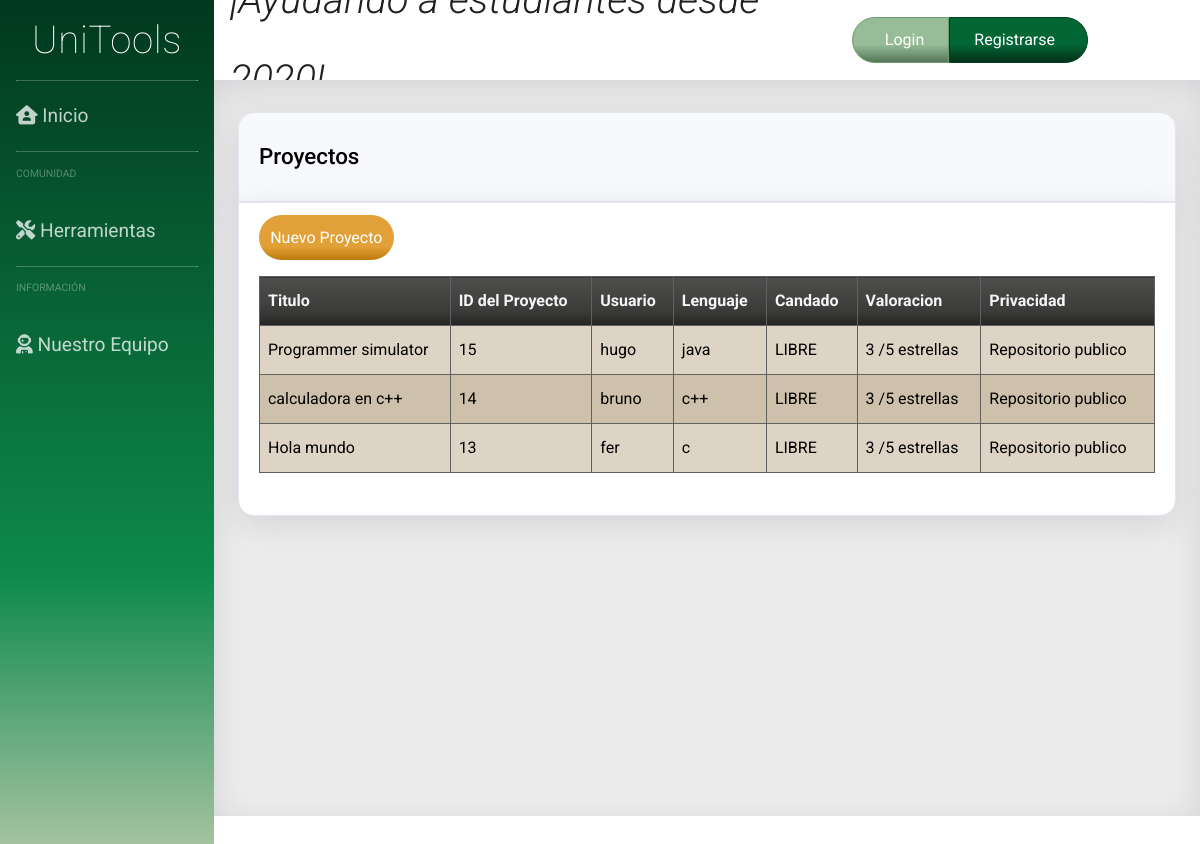
The page /proyectos.php on the database as committed earlier.
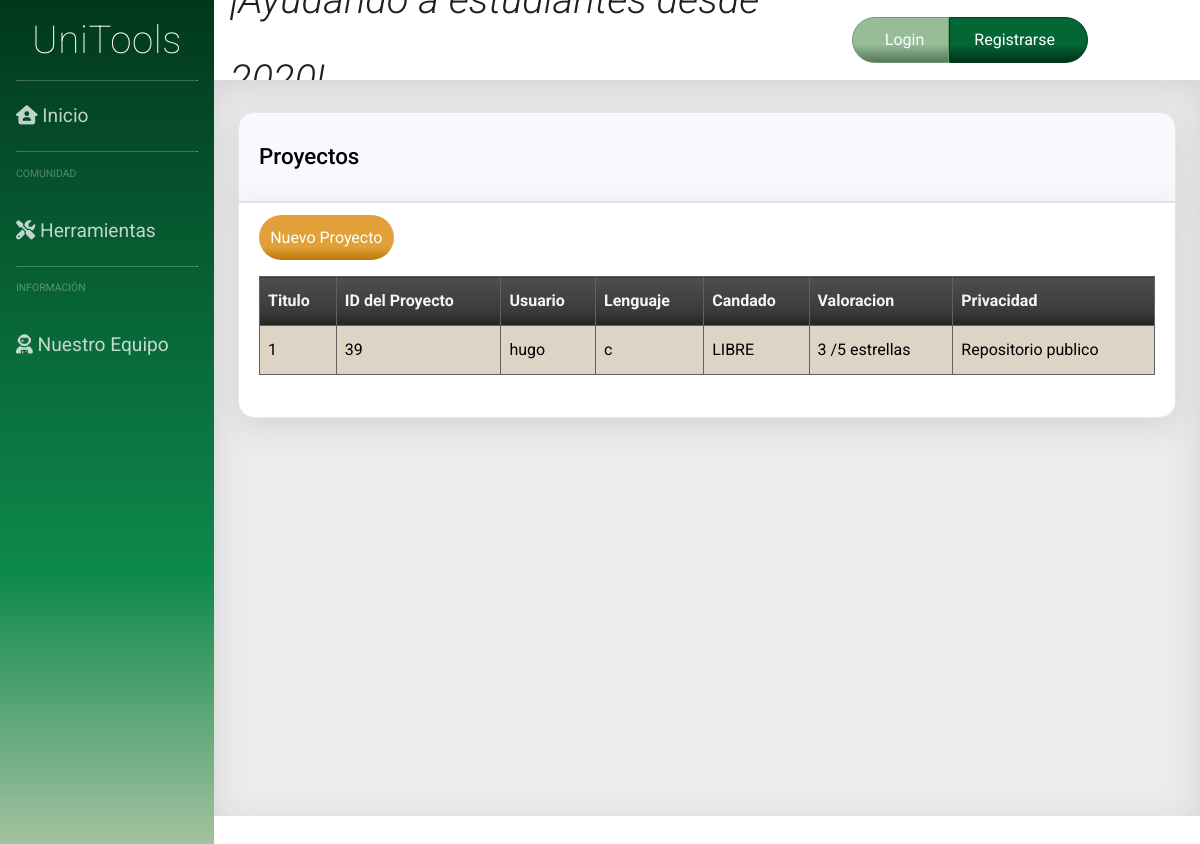
The same page on the database as committed later.
### tables this page shows
CREATE TABLE `project` (
  `id` int(11) NOT NULL,
  `titulo` varchar(100) NOT NULL,
  `candado` tinyint(1) NOT NULL,
  `userId` int(11) NOT NULL,
  `estrellas` int(11) NOT NULL,
  `privado` tinyint(1) NOT NULL,
  `lenguaje` varchar(50) NOT NULL,
  `contenido` varchar(200) NOT NULL
);

CREATE TABLE `user` (
  `id_user` int(11) NOT NULL,
  `email` varchar(50) NOT NULL,
  `password` varchar(255) NOT NULL,
  `username` varchar(30) NOT NULL,
  `premium` tinyint(1) NOT NULL,
  `admin` tinyint(1) NOT NULL,
  `name` text NOT NULL,
  `aboutMe` text NOT NULL
);

### dao/project_class.php (called while the page is built, shortened)
<?php
class TOUproject {
	private $id;
	private $user;
	private $titulo;
	private $lenguaje;
  	private $candado;
	private $estrellas;
  function __construct($id='',$user='',$titulo='',$contenido='',$lenguaje='',$privado='',$candado='',$estrellas='')
  {
    $this->id = $id;
    $this->user = $user;
    $this->titulo = $titulo;
    $this->lenguaje = $lenguaje;
    $this->candado = $candado;
    $this->estrellas = $estrellas;
  }
  public function get_id(){
		return $this->id;
	}
	public function get_user(){
		return $this->user;
	}
	public function get_titulo(){
		return $this->titulo;
	}
	public function get_lenguaje(){
		return $this->lenguaje;
	}
  public function get_candado(){
		return $this->candado;
	}
  public function get_estrellas(){
		return $this->estrellas;
	}
 }

### dao/DAO.php (called while the page is built, shortened)
<?php
class DAO {
	public $conn;
	public function __construct() {
		if (!$this->conn){
			if(isset($_SESSION['admin']) && $_SESSION['admin']){
				$this->conn = mysqli_connect("localhost", "root", "", "unitoolsdb");
			}else{
				$this->conn = mysqli_connect("localhost", "Usuario", "User", "unitoolsdb");
			}
		}
	}
	public function ejecutarConsulta($query){
		$result = mysqli_query($this->conn, $query) or die($this->conn->error);
        $array = mysqli_fetch_assoc($result);
		return $array;
	}
	public function devolverConsulta($query){
		$result = mysqli_query($this->conn, $query) or die($this->conn->error);
		return $result;
	}
}
?>

### dao/dao_project.php (called while the page is built, shortened)
<?php
include_once('DAO.php');
include_once('project_class.php');
class DAOproject extends DAO {
  public function show_all_data(){
		$sql = sprintf("SELECT * FROM project ORDER BY id DESC");
		$query = $this->devolverConsulta($sql);
        $array = [];
        while($result = mysqli_fetch_assoc($query)){
            $proj = new TOUproject($result['id'],
            $result['userId'], $result['titulo'], $result['contenido'],
             $result['lenguaje'], $result['privado'],$result['candado'],$result['estrellas']);
            array_push($array, $proj);
        }
		return $array;
  }
}

### dao/dao_user.php (called while the page is built, shortened)
<?php
include_once('DAO.php');
include_once('user_class.php');
class DAOUsuario extends DAO {
	public function search_userId($userId){
		$sql = sprintf("SELECT * FROM user WHERE id_User = $userId");
		if (!$this->ejecutarConsulta($sql))
			return null;
		else
		{
			$result = $this->ejecutarConsulta($sql);
			$user = new TOUser($result['id_user'],$result['email'],$result['password'],$result['username'],$result['premium'], $result['admin'], $result['name'], $result['aboutMe']);
			return $user;
		}
	}
}
?>

### dao/user_class.php (called while the page is built, shortened)
<?php
class TOUser {
	private $user_name;
	function __construct($userId='',$email='',$password='',$user_name='',$premium='', $admin='', $name='', $aboutMe=''){
		$this->user_name = $user_name;
	}
	public function get_username(){
		return $this->user_name;
	}
}
?>

### proyectos.php (the view, shortened to what this page needs)
<?php
include_once("dao/dao_user.php");
include_once("dao/dao_project.php");
?>
<!DOCTYPE html>
<html>
<head>
    <link rel="stylesheet" type="text/css" href="css/hoja_OG.css">
    <link rel="stylesheet" type="text/css" href="css/side_OG.css">
    <link rel="stylesheet" type="text/css" href="css/cabecera_OG.css">
    <link rel="stylesheet" type="text/css" href="css/content_OG.css">
</head>
<body>
 <div class="contenedor">
<?php
require("includes/common/navegacion_OG.php");?>
<?php
require("includes/common/cabecera_OG.php");?>
<div class="contenido">
	<div class="fb-col box" id="prs_g">
		<div class="t1 fb-row" >
			<h1>Proyectos</h1>
		</div>
		<div class="b1">
			<div class="btn btn_mango">
				<a href="nuevo_project.php">Nuevo Proyecto</a>
			</div>
                <?php
                $dao_project = new DAOproject();
                $dao_user = new DAOUsuario();
                $res = $dao_project->show_all_data();
				?>
			 <table id="prs"  class="round">
				<tr>
					<th>Titulo</th>
					<th>ID del Proyecto</th>
					<th>Usuario</th>
					<th>Lenguaje</th>
					<th>Candado</th>
					<th>Valoracion</th>
					<th>Privacidad</th>
				</tr>
		<?php
		while (!empty($res))
		{
			$curr_proj = array_shift($res);
			$project_id = $curr_proj->get_id();
			$usuario = $dao_user->search_userId($curr_proj->get_user());
			$lenguaje = $curr_proj->get_lenguaje();
			$title = $curr_proj->get_titulo();
			$candado = $curr_proj->get_candado();
			$estrellas = $curr_proj->get_estrellas();
			$priv = "Repositorio publico";
			if ($usuario == null)
			{
				$username = "Usuario borrado";
			}
			else {
				$username = $usuario->get_username();
			}
		    if ($candado == 0){
		    	$candado = "LIBRE";
		    }
		    else {
		    	$candado = "EN EDICIÓN";
		    }?>
				<tr>
				<?php
				echo '<td id="prs_link"> <a href="project.php?id=' . $project_id . '">';
				?>
						 <?php echo $title      ?> </a></td>
					<td> <?php echo $project_id ?> </td>
					<td> <?php echo $username 	?> </td>
					<td> <?php echo $lenguaje 	?> </td>
					<td> <?php echo $candado   	?> </td>
					<td> <?php echo $estrellas 	?> /5 estrellas </td>
					<td> <?php echo $priv 	  	?></td>
				</tr>
		<?php
		}?>
				</table>
				</div>
            </div>
        </div>
    </div>
</body>

### includes/common/navegacion_OG.php (shortened to what this page needs)
<head>
</head>
<ul class="side_menu margin-x0 margin-y0 color">
    <a class="side_unitools d-flex justify-content-center align-items-center margin" href=index.php>
    <div class= "side_unitools_texto c-w">
        UniTools
    </div>
    </a>
    <hr class="side_divH">
    <li class="sideop color">
        <a href=index.php>
        <i class="fas fa-house-user"></i>
        <span>Inicio</span>
        </a>
    </li>
    <hr class="side_divH">
    <?php
    if(!isset($_SESSION["login"]) || !($_SESSION["login"]))
    { ?>
        <div class="side_titulo">
            Comunidad
        </div>
        <li class="sideop color">
            <a href=herramientas.php>
        <i class="fas fa-tools"></i>
            <span>Herramientas</span>
            </a>
        </li>
      <?php
    }
     ?>
    <hr class="side_divH">
    <div class="side_titulo">
        Información
    </div>
    <li class="sideop color">
        <a href=team.php>
        <i class="fas fa-user-astronaut"></i>
        <span>Nuestro Equipo</span>
        </a>
    </li>
</ul>

### includes/common/cabecera_OG.php (shortened to what this page needs)
<nav class="cabecera">
<?php
    if(!isset($_SESSION["login"]) || !($_SESSION["login"]))
    { ?>
    <div class="quote flex_c">
    </div>
    <ul class="nav_iconos">
        <li class="nav_login nav_i">
            <a href=login.php>
        <span>Login</span>
        </a>
        <li class="nav_reg nav_i">
            <a href=registro.php>
        <span>Registrarse</span>
        </a>
    </ul>
     <?php }
     ?>
</nav>

### css/hoja_OG.css (style rules this page uses)
html, body { height: 100%; min-height: 100%; margin: 0; font-size: 1rem; line-height: 2; text-align: left; font-family: "Roboto", sans-serif; overflow: hidden; }
.contenedor { display: grid; grid-gap: 0; grid-template-columns: [c1] 1fr [c2] 5.5fr; grid-template-rows: [r1] 1fr [r2] 11fr; width: auto; height: auto; min-width: 100%; min-height: 100%; background-color: #fff; color: #000000; }
a { text-decoration: none; }
.fb-col { display: flex; flex-direction: column; }
.fb-row { display: flex; flex-flow: row wrap; padding-left: 0; }
.box { background-color: transparent; color: black; word-wrap: break-word; margin: 2rem 1.5rem 0; }
.t1 { border: 1px solid #e3e6f0; padding: 0.4rem 1.25rem; margin-bottom: 0; background-color: #f8f9fc; border-bottom: 1px solid #e3e6f0; border-top-left-radius: 1rem; border-top-right-radius: 1rem; border-bottom-left-radius: 0; border-bottom-right-radius: 0; color: #000; box-shadow: 0 0.5rem 2rem 0 rgba(96, 98, 114, 0.178); }
.b1 { border: 1px solid #e3e6f0; padding: 0.6rem 1.25rem; background-color: white; border-radius: 1rem; border-bottom-left-radius: 1rem; border-bottom-right-radius: 1rem; border-top-left-radius: 0; border-top-right-radius: 0; color: #000; box-shadow: 0 0.5rem 2rem 0 rgba(96, 98, 114, 0.178); }
.box h1 { font-weight: 500; font-size: 140%; }
table { width: 100%; margin: 1rem 0 2rem 0; }
table, th, td { border: 1px solid rgb(97, 97, 97); border-collapse: collapse; }
th, td { text-align: left; padding: 0.5rem; }
th { background-color: #3b3b3a; color: whitesmoke; background-image: linear-gradient( 180deg, #4e4e4d 0%, #3b3b3a 70%, #242423 100% ); }
tr:nth-child(even) { background-color: #ddd4c5; border-radius: 5rem; }
tr:nth-child(odd) { background-color: #cec1ac; }
.btn { border-color: #ffffff; border: none; color: #fff; display: inline-block; text-align: center; font-size: 1rem; border-radius: 2rem; width: fit-content; margin-top: 0.2rem; color: #fff; display: inline-block; text-align: center; font-size: 1rem; border-radius: 2rem; }
.btn a, .btn button { padding: 0.4rem 0.7rem 0.4rem 0.7rem; text-align: center; display: block; color: rgb(255, 255, 255); cursor: pointer; border: none; transition: 0.5s; }
.btn_mango { background-color: #e0c218; border: none; color: #fff; background-image: linear-gradient( 180deg, #e2a138 0%, #e2a138 70%, #bd790c 100% ); }
.btn_mango a, .btn_mango button { color: rgb(255, 255, 255); }

### css/side_OG.css (style rules this page uses)
.side_menu { grid-column: c1; grid-row: r1 / 3; display: flex; flex-direction: column; background-size: cover; padding: 0; font-size: 120%; list-style: none; }
.side_unitools { height: 5rem; text-align: left; }
.side_unitools_texto { display: inline-grid; box-sizing: border-box; overflow: hidden; font-weight: 100; font-size: 200%; letter-spacing: 0.04rem; text-align: center; }
hr.side_divH { margin-top: 0px; margin-right: 1rem; margin-bottom: 0rem; margin-left: 1rem; box-sizing: content-box; height: 0; overflow: visible; border-top: 1px solid rgba(255, 255, 255, 0.226); border-bottom: none; }
ul.color { background-color: #1f1b29; isolation: isolate; background-image: linear-gradient( 0deg, #e4dac4 0%, #0e8a4c 40%, #01381d 100% ); }
.d-flex { display: flex; }
.margin { margin-left: 2rem; margin-right: 2rem; }
.margin-x0 { margin-left: 0px; margin-right: 0px; }
.margin-y0 { margin-top: 0px; margin-bottom: 0px; }
.align-items-center { align-items: center; }
.justify-content-center { justify-content: center; }
.c-w { color: rgb(255, 255, 255); }
li.sideop { position: relative; list-style: none; box-sizing: border-box; }
li.sideop a { display: block; padding: 1rem 0 1rem 1rem; color: rgba(255, 255, 255, 0.753); transition: background-color 2s; transition: color 0.5s; }
.side_titulo { color: rgba(255, 255, 255, 0.329); text-transform: uppercase; text-align: left; padding: 0.2rem 0 0.2rem 1rem; font-weight: 400; font-size: 0.65rem; padding-top: 0.7rem; padding-bottom: 0.7rem; }

### css/content_OG.css (style rules this page uses)
* { box-sizing: border-box; }
.contenido { grid-column: c2; grid-row: r2; background-color: rgb(236, 236, 236); color: rgb(37, 37, 37); padding-top: 0px; margin: 0; max-height: 92vh; overflow-y: scroll; width: 100%; padding-bottom: 100px; box-shadow: inset 0 0.5rem 2rem 0 rgba(96, 98, 114, 0.178); }
ul { list-style: none; }
#prs_g { margin: 2rem 1.5rem 0; }
#prs_link { padding: 0; }
#prs_link a { display: block; color: black; height: 3rem; padding: 0.5rem 0 0 0.5rem; }

Rows that differ between the two databases and show on the page:
removed project: titulo "Programmer simulator", id "15", userId.username "hugo", lenguaje "java", candado "LIBRE", estrellas "3", priv "Repositorio publico"
removed project: titulo "calculadora en c++", id "14", userId.username "bruno", lenguaje "c++", candado "LIBRE", estrellas "3", priv "Repositorio publico"
removed project: titulo "Hola mundo", id "13", userId.username "fer", lenguaje "c", candado "LIBRE", estrellas "3", priv "Repositorio publico"
added project: titulo "1", id "39", userId.username "hugo", lenguaje "c", candado "LIBRE", estrellas "3", priv "Repositorio publico"
